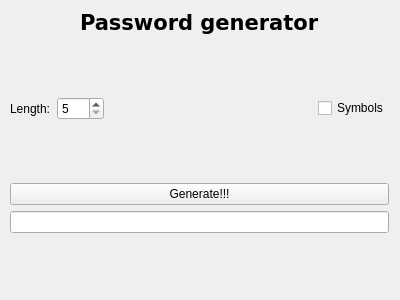
<?xml version="1.0" encoding="UTF-8"?>
<ui version="4.0">
 <class>MainWindow</class>
 <widget class="QMainWindow" name="MainWindow">
  <property name="geometry">
   <rect>
    <x>0</x>
    <y>0</y>
    <width>400</width>
    <height>300</height>
   </rect>
  </property>
  <property name="windowTitle">
   <string>MainWindow</string>
  </property>
  <widget class="QWidget" name="centralWidget">
   <widget class="QWidget" name="verticalLayoutWidget">
    <property name="geometry">
     <rect>
      <x>-1</x>
      <y>-1</y>
      <width>401</width>
      <height>301</height>
     </rect>
    </property>
    <layout class="QVBoxLayout" name="verticalLayout">
     <item>
      <layout class="QHBoxLayout" name="horizontalLayout">
       <item>
        <spacer name="horizontalSpacer">
         <property name="orientation">
          <enum>Qt::Horizontal</enum>
         </property>
         <property name="sizeHint" stdset="0">
          <size>
           <width>40</width>
           <height>20</height>
          </size>
         </property>
        </spacer>
       </item>
       <item>
        <widget class="QLabel" name="pagetitle">
         <property name="font">
          <font>
           <family>Verdana</family>
           <pointsize>16</pointsize>
           <weight>75</weight>
           <bold>true</bold>
          </font>
         </property>
         <property name="text">
          <string>Password generator</string>
         </property>
        </widget>
       </item>
       <item>
        <spacer name="horizontalSpacer_2">
         <property name="orientation">
          <enum>Qt::Horizontal</enum>
         </property>
         <property name="sizeHint" stdset="0">
          <size>
           <width>40</width>
           <height>20</height>
          </size>
         </property>
        </spacer>
       </item>
      </layout>
     </item>
     <item>
      <spacer name="verticalSpacer">
       <property name="orientation">
        <enum>Qt::Vertical</enum>
       </property>
       <property name="sizeHint" stdset="0">
        <size>
         <width>20</width>
         <height>40</height>
        </size>
       </property>
      </spacer>
     </item>
     <item>
      <layout class="QHBoxLayout" name="horizontalLayout_2">
       <item>
        <widget class="QLabel" name="label">
         <property name="text">
          <string>Length:</string>
         </property>
        </widget>
       </item>
       <item>
        <widget class="QSpinBox" name="length_spin_box">
         <property name="minimum">
          <number>5</number>
         </property>
         <property name="maximum">
          <number>128</number>
         </property>
        </widget>
       </item>
       <item>
        <spacer name="horizontalSpacer_3">
         <property name="orientation">
          <enum>Qt::Horizontal</enum>
         </property>
         <property name="sizeHint" stdset="0">
          <size>
           <width>40</width>
           <height>20</height>
          </size>
         </property>
        </spacer>
       </item>
       <item>
        <widget class="QCheckBox" name="symbols_check_box">
         <property name="text">
          <string>Symbols</string>
         </property>
        </widget>
       </item>
      </layout>
     </item>
     <item>
      <spacer name="verticalSpacer_3">
       <property name="orientation">
        <enum>Qt::Vertical</enum>
       </property>
       <property name="sizeHint" stdset="0">
        <size>
         <width>20</width>
         <height>40</height>
        </size>
       </property>
      </spacer>
     </item>
     <item>
      <widget class="QPushButton" name="generate_button">
       <property name="text">
        <string>Generate!!!</string>
       </property>
      </widget>
     </item>
     <item>
      <widget class="QLineEdit" name="result_line_edit">
       <property name="readOnly">
        <bool>true</bool>
       </property>
      </widget>
     </item>
     <item>
      <spacer name="verticalSpacer_2">
       <property name="orientation">
        <enum>Qt::Vertical</enum>
       </property>
       <property name="sizeHint" stdset="0">
        <size>
         <width>20</width>
         <height>40</height>
        </size>
       </property>
      </spacer>
     </item>
    </layout>
   </widget>
  </widget>
 </widget>
 <layoutdefault spacing="6" margin="11"/>
 <resources/>
 <connections/>
</ui>
